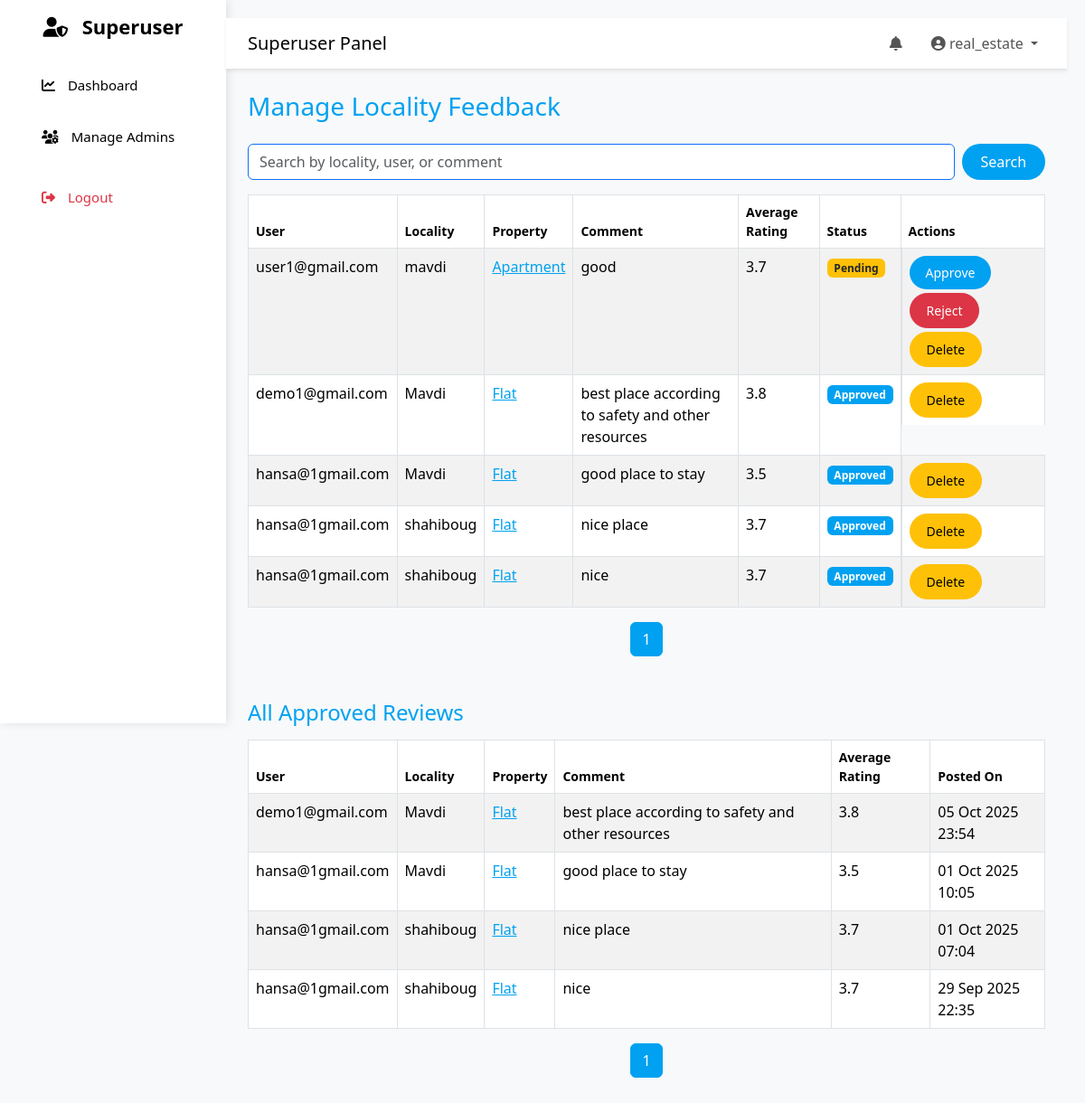
Page /custom-admin/feedbacks/ (signed in) on the committed database.
### properties/models.py (models this page shows, shortened)
class LocalityFeedback(models.Model):
    locality = models.ForeignKey(Locality, on_delete=models.CASCADE, related_name="reviews")
    user = models.ForeignKey(User, on_delete=models.CASCADE, related_name="locality_feedbacks")
    email = models.EmailField()
    properties = models.ForeignKey(Property, on_delete=models.CASCADE, related_name="reviews", null=True, blank=True)  # NEW
    connectivity = models.IntegerField(default=0)
    safety = models.IntegerField(default=0)
    public_transport = models.IntegerField(default=0)
    water_supply = models.IntegerField(default=0)
    power_supply = models.IntegerField(default=0)
    cleanliness = models.IntegerField(default=0)
    years_lived = models.IntegerField(default=0)
    comment = models.TextField(blank=True, null=True)
    created_at = models.DateTimeField(auto_now_add=True)
    approved = models.BooleanField(default=False)  # Admin approval
    deleted = models.BooleanField(default=False)   # Soft delete
    @property
    def average_rating(self):
        ratings = [
            self.connectivity, self.safety, self.public_transport,
            self.water_supply, self.power_supply, self.cleanliness
        ]
        valid = [r for r in ratings if r > 0]
        return round(sum(valid) / len(valid), 1) if valid else 0

class Locality(models.Model):
    city = models.ForeignKey(City, on_delete=models.CASCADE, related_name="localities")
    name = models.CharField(max_length=100)
    pincode = models.CharField(max_length=10, blank=True, null=True)
    class Meta:
        unique_together = ('city', 'name')

class Property(models.Model):
    FURNISHING_CHOICES = [
    ("furnished", "Furnished"),
    ("semi_furnished", "Semi-Furnished"),
    ("unfurnished", "Unfurnished"),
    ]
    AGE_CHOICES = [
    ("new", "New Construction"),
    ("0-1", "Less than 1 Year"),
    ("1-5", "1-5 Years"),
    ("5-10", "5-10 Years"),
    ("10+", "10+ Years"),
    ]
    FACING_CHOICES = [
    ("north", "North"),
    ("south", "South"),
    ("east", "East"),
    ("west", "West"),
    ]
    DEAL_TYPE_CHOICES = [
    ('sale', 'For Sale'),
    ('rent', 'For Rent'),
    ]
    STATUS_CHOICES = [
        ('pending', 'Pending'),
        ('approved', 'Approved'),
        ('rejected', 'Rejected'),
    ]
    LISTED_BY_CHOICES = [
        ('owner', 'Owner'),
        ('agent', 'Agent'),
        ('builder', 'Builder'),
    ]
    PROPERTY_TYPE_CHOICES = [
        ('flat', 'Flat'),
        ('house', 'House'),
        ('apartment', 'Apartment'),
        ('villa', 'Villa'),
        ('land', 'Land'),
        ('commercial', 'Commercial'),
    ]
    BHK_CHOICES = [
        ('1bhk', '1BHK'),
        ('2bhk', '2BHK'),
        ('3bhk', '3BHK'),
        ('4bhk+', '4BHK+'),
    ]
    BUSINESS_TYPES = [
        ('office', 'Office'),
        ('shop', 'Shop'),
        ('restaurant', 'Restaurant'),
        ('warehouse', 'Warehouse'),
        ('factory', 'Factory'),
    ]
    AVAILABILITY_CHOICES = [
        ('available', 'Available'),
        ('sold', 'Sold'),
        ('rented', 'Rented'),
    ]
    REQUIRE_CHOICES = [
        ('ready', 'Ready to Move'),
        ('under_construction', 'Under Construction'),
        ('launching_soon', 'Launching Soon'),
    ]
    owner = models.ForeignKey(User, on_delete=models.CASCADE, related_name='properties')
    locality = models.ForeignKey(Locality, on_delete=models.CASCADE, related_name="properties")
    apartment_name = models.CharField(max_length=100, blank=True, null=True)
    desc = models.TextField()
    price = models.DecimalField(max_digits=12, decimal_places=2, null=True, blank=True)
    rent_per_month = models.DecimalField(max_digits=10, decimal_places=2, null=True, blank=True)
    deposit_amount = models.DecimalField(max_digits=10, decimal_places=2, null=True, blank=True)  # Rent
    property_type = models.CharField(max_length=20, choices=PROPERTY_TYPE_CHOICES)
    listed_by = models.CharField(max_length=20, choices=LISTED_BY_CHOICES)
    status = models.CharField(max_length=20, choices=STATUS_CHOICES, default='pending')
    deal_type = models.CharField(max_length=10, choices=DEAL_TYPE_CHOICES)
    posted_on = models.DateTimeField(auto_now_add=True)
    availability = models.CharField(max_length=20, choices=AVAILABILITY_CHOICES, default='available')
    area = models.PositiveIntegerField(null=True, blank=True, help_text="Area in square feet")
    require = models.CharField(max_length=30, choices=REQUIRE_CHOICES, default='ready to move')
    updated_on = models.DateTimeField(auto_now_add=True)
    is_active = models.BooleanField(default=True)
    furnishing = models.CharField(
        max_length=20, choices=FURNISHING_CHOICES, default="unfurnished"
    )
    floor_number = models.IntegerField(blank=True, null=True)
    total_floors = models.IntegerField(blank=True, null=True)
    property_age = models.CharField(
        max_length=20, choices=AGE_CHOICES, default="new"
    )
    facing = models.CharField(
        max_length=20, choices=FACING_CHOICES, blank=True, null=True, help_text="e.g. North, East, West"
    )
    parking = models.IntegerField(default=0)
    features = models.ManyToManyField(Feature, blank=True)
    bhk = models.CharField(max_length=10, choices=BHK_CHOICES, null=True, blank=True)
    bedrooms = models.IntegerField(null=True, blank=True)
    bathrooms = models.IntegerField(null=True, blank=True)
    business_type = models.CharField(
        max_length=100, choices=BUSINESS_TYPES, null=True, blank=True,
        help_text="e.g. Office, Shop, Warehouse"
    )
    seats = models.IntegerField(blank=True, null=True)      # <-- Seats/workstations
    plot_area = models.FloatField(null=True, blank=True, help_text="Area in square yards/acres")
    road_access = models.BooleanField(default=False)
    area_unit = models.CharField(max_length=20, default="sq.ft", help_text="sq.ft, sq.yd, acre")
    road_width = models.IntegerField(null=True, blank=True, help_text="Width in feet")
    zoning_type = models.CharField(
        max_length=50,
        choices=[("residential", "Residential"), ("commercial", "Commercial"),
                 ("industrial", "Industrial"), ("agricultural", "Agricultural")],
        null=True, blank=True
    )
    ownership_type = models.CharField(
        max_length=50,
        choices=[("freehold", "Freehold"), ("leasehold", "Leasehold"),
                 ("poa", "Power of Attorney"), ("govt", "Government Land")],
        null=True, blank=True
    )
    boundary_wall = models.BooleanField(default=False)
    lease_duration = models.CharField(max_length=50, null=True, blank=True, help_text="e.g. 11 months / 3 years")

### properties/views.py (the view)
# urls.py: path('custom-admin/feedbacks/', views.manage_reviews, name='manage_reviews'),
@admin_required
def manage_reviews(request):
    search_query = request.GET.get("q", "")
    all_reviews = LocalityFeedback.objects.filter(deleted=False).select_related("locality", "user","properties").order_by("-created_at")
    if search_query:
        all_reviews = all_reviews.filter(
            Q(locality__name__icontains=search_query) |
            Q(user__username__icontains=search_query) |
            Q(comment__icontains=search_query)
        )
    approved_reviews_qs = all_reviews.filter(approved=True)
    page_number = request.GET.get("page")
    paginator_all = Paginator(all_reviews, 5)
    reviews = paginator_all.get_page(page_number)
    approved_page_number = request.GET.get("approved_page")
    paginator_approved = Paginator(approved_reviews_qs, 5)
    approved_reviews = paginator_approved.get_page(approved_page_number)
    return render(request, "properties/admin/manage_locality_feedback.html", {
        "reviews": reviews,
        "approved_reviews": approved_reviews,
        "search_query": search_query,
    })

### templates/properties/admin/manage_locality_feedback.html (shortened to what this page needs)
{% extends 'properties/admin_base.html' %}
{% block body %}
<div class="container mt-4">
  <h3 class="mb-4" style="color: #00A1F1;">Manage Locality Feedback</h3>
  <form method="get" class="mb-3 d-flex gap-2">
    <input type="text" name="q" value="{{ search_query }}" class="form-control border-primary" placeholder="Search by locality, user, or comment" />
    <button type="submit" class="btn btn-primary-custom" style="width:100px;">Search</button>
  </form>
  <table class="table table-bordered table-striped table-hover">
    <thead style="background-color: #00A1F1; color: white;">
      <tr>
        <th>User</th>
        <th>Locality</th>
        <th>Property</th>
        <th>Comment</th>
        <th>Average Rating</th>
        <th>Status</th>
        <th>Actions</th>
      </tr>
    </thead>
    <tbody>
      {% for review in reviews %}
      <tr>
        <td>{{ review.user.username }}</td>
        <td>{{ review.locality.name }}</td>
        <td>
          {% if review.properties %}
            <a href="{% url 'property_detail' review.properties.id %}" style="color: #00A1F1;">
              {{ review.properties.property_type|capfirst }}
            </a>
          {% else %}
            -
          {% endif %}
        </td>
        <td>{{ review.comment }}</td>
        <td>{{ review.average_rating }}</td>
        <td>
          {% if review.approved %}
            <span class="badge badge-primary-custom">Approved</span>
          {% else %}
            <span class="badge bg-warning text-dark">Pending</span>
          {% endif %}
        </td>
        <td class="d-flex flex-wrap gap-1">
          {% if not review.approved %}
            <a href="{% url 'approve_review' review.id %}" class="btn btn-primary-custom btn-sm">Approve</a>
            <a href="{% url 'reject_review' review.id %}" class="btn btn-danger btn-sm">Reject</a>
          {% endif %}
          <a href="{% url 'delete_review' review.id %}" class="btn btn-warning btn-sm">Delete</a>
        </td>
      </tr>
      {% empty %}
      <tr>
        <td colspan="7" class="text-center">No reviews found.</td>
      </tr>
      {% endfor %}
    </tbody>
  </table>
  <nav>
    <ul class="pagination justify-content-center">
      {% for num in reviews.paginator.page_range %}
      <li class="page-item {% if reviews.number == num %}active{% endif %}">
        <a class="page-link {% if reviews.number != num %}text-primary{% endif %}"
           href="?page={{ num }}{% if search_query %}&q={{ search_query }}{% endif %}"
           style="{% if reviews.number == num %}background-color:#00A1F1; color:white;{% endif %}">{{ num }}</a>
      </li>
      {% endfor %}
    </ul>
  </nav>
  <h4 class="mt-5 mb-3" style="color: #00A1F1;" id="approved">All Approved Reviews</h4>
  <table class="table table-bordered table-striped table-hover">
    <thead style="background-color: #00A1F1; color: white;">
      <tr>
        <th>User</th>
        <th>Locality</th>
        <th>Property</th>
        <th>Comment</th>
        <th>Average Rating</th>
        <th>Posted On</th>
      </tr>
    </thead>
    <tbody>
      {% for review in approved_reviews %}
      <tr>
        <td>{{ review.user.username }}</td>
        <td>{{ review.locality.name }}</td>
        <td>
          {% if review.properties %}
            <a href="{% url 'property_detail' review.properties.id %}" style="color: #00A1F1;">
              {{ review.properties.property_type|capfirst }}
            </a>
          {% else %}
            -
          {% endif %}
        </td>
        <td>{{ review.comment }}</td>
        <td>{{ review.average_rating }}</td>
        <td>{{ review.created_at|date:'d M Y H:i' }}</td>
      </tr>
      {% empty %}
      <tr>
        <td colspan="6" class="text-center">No approved reviews yet.</td>
      </tr>
      {% endfor %}
    </tbody>
  </table>
  <nav>
    <ul class="pagination justify-content-center">
      {% for num in approved_reviews.paginator.page_range %}
      <li class="page-item {% if approved_reviews.number == num %}active{% endif %}">
        <a class="page-link {% if approved_reviews.number != num %}text-primary{% endif %}"
           href="?approved_page={{ num }}{% if search_query %}&q={{ search_query }}{% endif %}#approved"
           style="{% if approved_reviews.number == num %}background-color:#00A1F1; color:white;{% endif %}">{{ num }}</a>
      </li>
      {% endfor %}
    </ul>
  </nav>
</div>
{% endblock %}

### templates/properties/admin_base.html (shortened to what this page needs)
{% load static %}
<!DOCTYPE html>
<html lang="en">
<head>
   <link href="{% static 'properties/main_css/bootstrap.min.css' %}" rel="stylesheet">
<link href="{% static 'properties/main_css/bootstrap-icons.min.css' %}" rel="stylesheet">
  <link href="{% static 'properties/main_css/admin.css' %}" rel="stylesheet">
  <link href="https://cdnjs.cloudflare.com/ajax/libs/font-awesome/6.5.0/css/all.min.css" rel="stylesheet">
</head>
<body class="bg-light">
  <div class="d-flex">
    <div class="sidebar bg-white text-dark p-3 vh-100" style="width:250px;">
      <h4 class="mb-4">
        {% if request.user.is_superuser %}
          <i class="fas fa-user-shield"></i> Superuser
        {% elif request.user.is_staff %}
          <i class="fas fa-user-cog"></i> Admin
        {% else %}
          <i class="fas fa-user"></i> Dashboard
        {% endif %}
      </h4>
      <nav class="nav flex-column">
        {% if request.user.is_superuser %}
          <a href="{% url 'superuser_dashboard' %}" class="nav-link  {% if request.resolver_match.url_name == 'superuser_dashboard' %}active fw-bold{% endif %}">
            <i class="fas fa-chart-line"></i> Dashboard
          </a>
          <a href="{% url 'manage_admins' %}" class="nav-link  {% if request.resolver_match.url_name == 'manage_admins' %}active fw-bold{% endif %}">
            <i class="fas fa-users-gear"></i> Manage Admins
          </a>
        {% endif %}
        <a href="{% url 'logout_view' %}" class="nav-link text-danger mt-3">
          <i class="fas fa-sign-out-alt"></i> Logout
        </a>
      </nav>
    </div>
    <div class="content flex-grow-1">
      <nav class="navbar navbar-expand navbar-light bg-white shadow-sm px-4">
        <span class="navbar-brand">
          {% if request.user.is_superuser %}
            Superuser Panel
          {% elif request.user.is_staff %}
            Admin Panel
          {% else %}
            Dashboard
          {% endif %}
        </span>
        <ul class="navbar-nav ms-auto">
          <li class="nav-item me-3">
            <a class="nav-link"><i class="fas fa-bell"></i></a>
          </li>
          <li class="nav-item dropdown">
            <a class="nav-link dropdown-toggle" href="#" data-bs-toggle="dropdown">
              <i class="fas fa-user-circle"></i> {{ request.user.username }}
            </a>
          </li>
        </ul>
      </nav>
      <div class="container-fluid mt-4">
        {% block body %}{% endblock %}
      </div>
    </div>
  </div>
</body>
</html>

### rows in the picture
LocalityFeedback: user.username "user1@gmail.com", locality.name "mavdi", properties.property_type "Apartment", comment "good", average_rating "3.7", approved "Pending"
LocalityFeedback: user.username "demo1@gmail.com", locality.name "Mavdi", properties.property_type "Flat", comment "best place according to safety and other resources", average_rating "3.8", approved "Approved", created_at "05 Oct 2025 23:54"
LocalityFeedback: user.username "hansa@1gmail.com", locality.name "Mavdi", properties.property_type "Flat", comment "good place to stay", average_rating "3.5", approved "Approved", created_at "01 Oct 2025 10:05"
LocalityFeedback: user.username "hansa@1gmail.com", locality.name "shahiboug", properties.property_type "Flat", comment "nice place", average_rating "3.7", approved "Approved", created_at "01 Oct 2025 07:04"
LocalityFeedback: user.username "hansa@1gmail.com", locality.name "shahiboug", properties.property_type "Flat", comment "nice", average_rating "3.7", approved "Approved", created_at "29 Sep 2025 22:35"

### other values in the picture
{{ request.user.username }} "real_estate"
{{ num }} "1"
